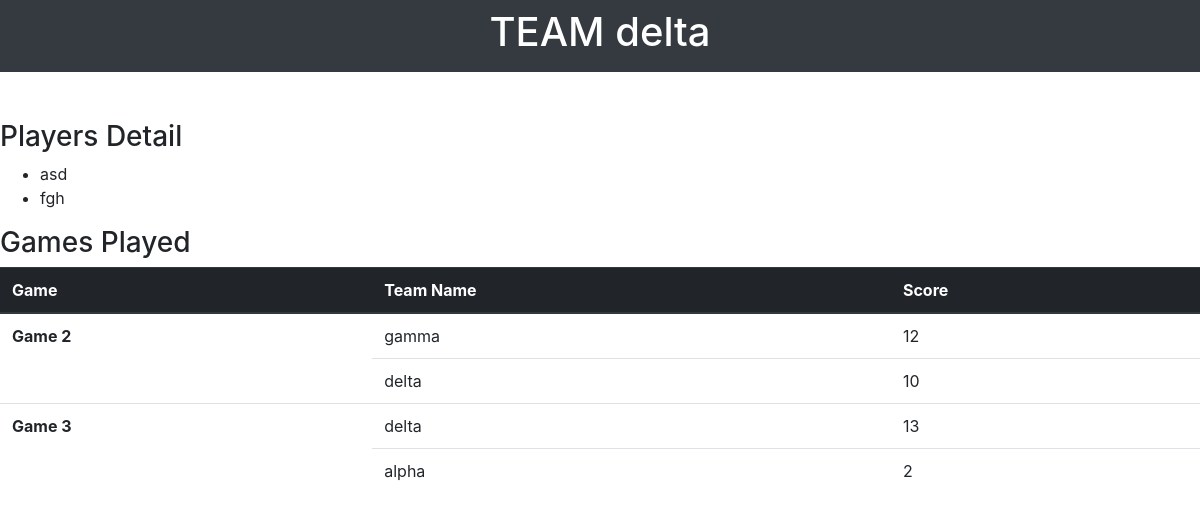
Screenshot of /teams/4/ with the database file from the repository.
### leaderboard/models.py (models this page shows, shortened)
class RegisterTeam(models.Model):
    Team_Name=models.CharField(max_length=32)
    Player1_Name = models.CharField(max_length=32)
    Player2_Name = models.CharField(max_length=32)

class RegisterGame(models.Model):
    team1= models.ForeignKey(RegisterTeam, related_name='team1', on_delete=models.CASCADE)
    team1_score = models.IntegerField()
    team2= models.ForeignKey(RegisterTeam, related_name='team2', on_delete=models.CASCADE)
    team2_score = models.IntegerField()

### leaderboard/views.py (the view)
# urls.py: url(r'^teams/(?P<team_id>[0-9]+)/$', views.team_details),
def team_details(request, team_id):
	team = RegisterTeam.objects.get(pk=team_id)
	game = RegisterGame.objects.all()
	return render(request, 'team_details.html', {'team': team, 'game':game})

### leaderboard/templates/team_details.html (shortened to what this page needs)
<html>
<head>
        <link rel="stylesheet" href="https://maxcdn.bootstrapcdn.com/bootstrap/4.0.0/css/bootstrap.min.css">
</head>
<body>
  <nav class="navbar navbar-dark bg-dark">
  <p align = "center"><font color="white"><h1>TEAM {{team.Team_Name}}</h1></font></p>
</nav>
<br>
<br>
<h3>Players Detail</h3>
<ul>
	<li>{{team.Player1_Name}}</li>
	<li>{{team.Player2_Name}}</li>
</ul>
<h3>Games Played</h3>
<table class="table">
  <thead class="thead-dark">
    <tr>
      <th scope="col">Game</th>
      <th scope="col">Team Name</th>
      <th scope="col">Score</th>
    </tr>
  </thead><tbody>
{% for ga in game %}
{% ifequal team.Team_Name ga.team1.Team_Name %}
<tr>
	<th scope="row" rowspan="2">Game {{ga.id}}</th>
	<td>{{ga.team1.Team_Name}}</td>
	<td>{{ga.team1_score}}</td>
</tr>
<tr>
  <td>{{ga.team2.Team_Name}}</td>
  <td>{{ga.team2_score}}</td>
</tr>
{% endifequal %}
{% ifequal team.Team_Name ga.team2.Team_Name %}
  <tr>
  	<th scope="row" rowspan="2">Game {{ga.id}}</th>
  	<td>{{ga.team1.Team_Name}}</td>
  	<td>{{ga.team1_score}}</td>
  </tr>
  <tr>
    <td>{{ga.team2.Team_Name}}</td>
    <td>{{ga.team2_score}}</td>
  </tr>
  	{% endifequal %}
{% endfor %}
</body></html>

### rows the page displays
RegisterTeam: Team_Name "delta", Player1_Name "asd", Player2_Name "fgh"
RegisterGame: id "2", team1.Team_Name "gamma", team1_score "12", team2.Team_Name "delta", team2_score "10"
RegisterGame: id "3", team1.Team_Name "delta", team1_score "13", team2.Team_Name "alpha", team2_score "2"
